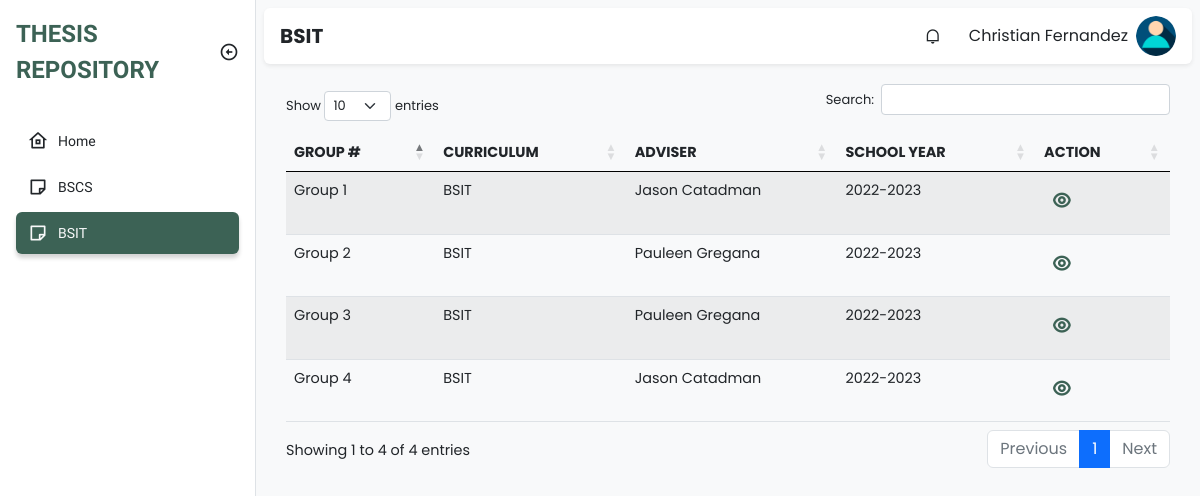
Screenshot of /adviser/bsit.php (signed in) with the database file from the repository.
### tables this page shows
CREATE TABLE `groups` (
  `id` int(11) NOT NULL,
  `group_number` int(11) NOT NULL,
  `curriculum` varchar(255) NOT NULL,
  `adviser_id` int(11) NOT NULL
);

CREATE TABLE `faculty` (
  `id` int(11) NOT NULL,
  `firstname` varchar(255) NOT NULL,
  `middle_name` varchar(100) NOT NULL,
  `lastname` varchar(255) NOT NULL,
  `email` varchar(100) NOT NULL,
  `username` varchar(255) NOT NULL,
  `password` varchar(100) NOT NULL,
  `department` varchar(100) NOT NULL,
  `type` varchar(100) NOT NULL,
  `created_at` timestamp NOT NULL DEFAULT current_timestamp(),
  `updated_at` timestamp NOT NULL DEFAULT current_timestamp() ON UPDATE current_timestamp()
);

### class/student.class.php (called while the page is built, shortened)
<?php
class Student{
    protected $db;
    function __construct()
    {
        $this->db = new Database();
    }
            ?>
            <?php
    function show_all_groups(){
        $sql = "SELECT * FROM groups";
        $query=$this->db->connect()->prepare($sql);
        if($query->execute()){
            $data = $query->fetchAll();
        }
        return $data;
    }
    function get_adviser($adviser_id){
        $sql = "SELECT * FROM faculty WHERE id=:adviser_id";
        $query=$this->db->connect()->prepare($sql);
        $query->bindParam(':adviser_id', $adviser_id);
        if($query->execute()){
            $data = $query->fetchAll();
        }
        return $data;
    }
}
?>

### class/database.sample.php (called while the page is built)
<?php
class Database{
    private $host = 'localhost';
    private $username = 'root';
    private $password = '';
    private $database = 'tams';
    protected $connection;
    function connect(){
        try
			{
				$this->connection = new PDO("mysql:host=$this->host;dbname=$this->database",
											$this->username, $this->password);
			}
			catch (PDOException $e)
			{
				echo "Connection error " . $e->getMessage();
			}
        return $this->connection;
    }
}
?>

### adviser/bsit.php (the view, shortened to what this page needs)
<!DOCTYPE html>
<html lang="en">
  <head>
    <link
      href="https://cdn.jsdelivr.net/npm/remixicon@2.5.0/fonts/remixicon.css"
      rel="stylesheet"
    />
    <link rel="stylesheet" href="https://cdn.datatables.net/1.13.1/css/dataTables.bootstrap5.min.css">
    <link rel="stylesheet" href="https://cdn.datatables.net/responsive/2.4.0/css/responsive.bootstrap.min.css">
    <link rel="stylesheet" href="../assets/css/bootstrap.min.css" />
    <link rel="stylesheet" href="../assets/css/style.css" />
  </head>
  <body>
    <div class="sidebar position-fixed top-0 bottom-0 bg-white border-end">
      <div class="d-flex align-items-center p-3">
        <a
          href="#"
          class="sidebar-logo text-uppercase fw-bold text-decoration-none text-indigo fs-4"
          >Thesis Repository</a
        >
        <i
          class="sidebar-toggle ri-arrow-left-circle-line ms-auto fs-5 d-none d-md-block"
        ></i>
      </div>
      <ul class="sidebar-menu p-3 m-0 mb-0">
        <li class="sidebar-menu-item ">
          <a href="home.php ">
            <i class="ri-home-8-line sidebar-menu-item-icon"></i>
            Home
          </a>
        </li>
        <li class="sidebar-menu-item">
            <a href="bscs.php">
                <i class="ri-sticky-note-line sidebar-menu-item-icon"></i>
              BSCS
            </a>
          </li>
          <li class="sidebar-menu-item active">
            <a href="bsit.php">
                <i class="ri-sticky-note-line sidebar-menu-item-icon"></i>
                BSIT
            </a>
          </li>
      </ul>
    </div>
    <main class="bg-light">
      <div class="p-2">
        <nav class="px-3 py-2 bg-white rounded shadow-sm">
          <h5 class="fw-bold mb-0 me-auto">BSIT</h5>
          <div class="dropdown me-3 d-none d-sm-block">
            <div
              class="cursor-pointer dropdown-toggle navbar-link"
              data-bs-toggle="dropdown"
              aria-expanded="false"
            >
              <i class="ri-notification-line"></i>
            </div>
          </div>
          <div class="dropdown">
            <div
              class="d-flex align-items-center cursor-pointer dropdown-toggle"
              data-bs-toggle="dropdown"
              aria-expanded="false"
            >
              <span class="me-2 d-none d-sm-block"><?php echo $_SESSION['fullname'] ?></span>
              <img
                class="navbar-profile-image"
                src="../img/u-icon.png" alt="Image"
              />
            </div>
          </div>
        </nav>
        <div class="py-4">
          <div class="container padding-bottom">
                    <table id="example" class="table table-striped" style="width:100%">
                        <thead>
                        <tr>
                            <th>Group #</th>
                            <th>Curriculum</th>
                            <th>Adviser</th>
                            <th>School Year</th>
                            <th class="action">Action</th>
                        </tr>
                        </thead>
                        <tbody>
                                <?php
                                    require_once '../class/student.class.php';
                                    $student = new Student();
                                    foreach ($student->show_all_groups() as $value){
                                      if($value['curriculum'] == "BSIT"){
                                ?>
                                    <tr>
                                        <td><?php echo "Group " . $value['group_number'] ?></td>
                                        <td><?php echo $value['curriculum'] ?></td>
                                        <?php
                                        foreach ($student->get_adviser($value['adviser_id']) as $adviser){
                                        ?>
                                          <td><?php echo $adviser['firstname'] . " " . $adviser["lastname"] ?></td>
                                        <?php
                                        }
                                        ?>
                                        <td>2022-2023</td>
                                        <?php
                                            if($_SESSION['id'] == $value['adviser_id']){
                                        ?>
                                            <td>
                                                <div class="actions">
                                                    <a class="action-edit" href="advisee.php?groupnum=<?php echo $value['group_number'] ?>&course=<?php echo $value['curriculum'] ?>"><i class="ri-edit-line"></i></a>
                                                </div>
                                            </td>
                                        <?php
                                            }
                                            else {
                                        ?>
                                            <td>
                                                <div class="actions">
                                                  <a class="action-view" href="advisee-view.php?groupnum=<?php echo $value['group_number'] ?>&course=<?php echo $value['curriculum'] ?>"><i class="ri-eye-line"></i></a>
                                                </div>
                                            </td>
                                        <?php
                                            }
                                        ?>
                                    </tr>
                                <?php
                                      }
                                }
                                ?>
                        </tbody>
                    </table>
          </div>
        </div>
        </div>
    </main>
  </body>
</html>

### assets/css/style.css (style rules this page uses)
:root { --bs-blue: #0d6efd; --bs-indigo: #6610f2; --bs-purple: #6f42c1; --bs-pink: #d63384; --bs-red: #dc3545; --bs-orange: #fd7e14; --bs-yellow: #ffc107; --bs-green: #198754; --bs-teal: #20c997; --bs-cyan: #0dcaf0; --bs-black: #000; --bs-white: #fff; --bs-gray: #6c757d; --bs-gray-dark: #343a40; --bs-gray-100: #f8f9fa; --bs-gray-200: #e9ecef; --bs-gray-300: #dee2e6; --bs-gray-400: #ced4da; --bs-gray-500: #adb5bd; --bs-gray-600: #6c757d; --bs-gray-700: #495057; --bs-gray-800: #343a40; --bs-gray-900: #212529; --bs-primary: #0d6efd; --bs-secondary: #6c757d; --bs-success: #198754; --bs-info: #0dcaf0; --bs-warning: #ffc107; --bs-danger: #dc3545; --bs-light: #f8f9fa; --bs-dark: #212529; --bs-primary-rgb: 13, 110, 253; --bs-secondary-rgb: 108, 117, 125; --bs-success-rgb: 25, 135, 84; --bs-info-rgb: 13, 202, 240; --bs-warning-rgb: 255, 193, 7; --bs-danger-rgb: 220, 53, 69; --bs-light-rgb: 248, 249, 250; --bs-dark-rgb: 33, 37, 41; --bs-white-rgb: 255, 255, 255; --bs-black-rgb: 0, 0, 0; --bs-body-color-rgb: 33, 37, 41; --bs-body-bg-rgb: 255, 255, 255; --bs-font-sans-serif: system-ui, -apple-system, "Segoe UI", Roboto, "Helvetica Neue", "Noto Sans", "Liberation Sans", Arial, sans-serif, "Apple Color Emoji", "Segoe UI Emoji", "Segoe UI Symbol", "Noto Color Emoji"; --bs-font-monospace: SFMono-Regular, Menlo, Monaco, Consolas, "Liberation Mono", "Courier New", monospace; --bs-gradient: linear-gradient(180deg, rgba(255, 255, 255, 0.15), rgba(255, 255, 255, 0)); --bs-body-font-family: var(--bs-font-sans-serif); --bs-body-font-size: 1rem; --bs-body-font-weight: 400; --bs-body-line-height: 1.5; --bs-body-color: #212529; --bs-body-bg: #fff; --bs-border-width: 1px; --bs-border-style: solid; --bs-border-color: #dee2e6; --bs-border-color-translucent: rgba(0, 0, 0, 0.175); --bs-border-radius: 0.375rem; --bs-border-radius-sm: 0.25rem; --bs-border-radius-lg: 0.5rem; --bs-border-radius-xl: 1rem; --bs-border-radius-2xl: 2rem; --bs-border-radius-pill: 50rem; --bs-heading-color: ; --bs-link-color: #0d6efd; --bs-link-hover-color: #0a58ca; --bs-code-color: #d63384; --bs-highlight-bg: #fff3cd; --maincolor: #3C6255; --maincolorMdark: #61876E; --maincolor_light: rgb(180, 224, 183); --cancelcolor: #EB1D36; --cancelcolor_light: #FA9494; --uppernav: #FFFBF5; }
body { font-family: 'Work Sans', sans-serif; }
.text-indigo:hover, .text-indigo { color: var(--maincolor); }
.dropdown-toggle::after { display: none; }
.cursor-pointer { cursor: pointer; }
.sidebar.collapsed:hover, .sidebar { width: 16rem; overflow-y: auto; transition: width .2s, left .2s; left: 0; z-index: 500; }
.sidebar-toggle { cursor: pointer; transition: .2s; }
.sidebar-menu { list-style-type: none; }
.sidebar-menu-item { margin-bottom: .25rem; }
.sidebar-menu-item a { text-decoration: none; display: flex; align-items: center; color: var(--bs-dark); padding: .375rem .75rem; border-radius: .375rem; font-size: .875rem; white-space: nowrap; }
.sidebar-menu-item > a { overflow: hidden; }
.sidebar-menu-item.active a { background-color: var(--maincolor); color: var(--bs-light); box-shadow: 0 .25rem .25rem rgba(0, 0, 0, 0.175); }
.sidebar-menu-item-icon { margin-right: .625rem; font-size: 1.25rem; }
main { padding-left: 0; min-height: 100vh; font-family: 'Poppins', sans-serif; }
nav { display: flex; align-items: center; }
.navbar-profile-image { width: 2.5rem; height: 2.5rem; object-fit: cover; border-radius: 50%; }
.navbar-link { width: 2.5rem; height: 2.5rem; display: flex; align-items: center; justify-content: center; border-radius: .25rem; }
@media (min-width: 768px) { main { transition: padding-left .2s; padding-left: 16rem; } }
.container { font-size: 90%; }
.table .actions { display: flex; }
.table .actions .action-view { color: var(--maincolor); font-size: 19px; }
.table .actions .action-edit, .table .actions .action-view, .table .actions .action-delete { border-radius: 6px; padding: 7px 5px; margin-left: 3px; text-decoration: none; font-weight:bolder; }
thead { text-transform: uppercase; border-bottom: #000; }
a { text-decoration: none; color: var(--bs-green); }
.py-4 { padding: 10px !important; height: 100%; width: 100%; margin-top: 10px; border-radius: 10px; }

### rows the page displays
groups: group_number "2", curriculum "BSIT"
faculty: firstname "Pauleen", lastname "Gregana"
groups: group_number "3", curriculum "BSIT"
groups: group_number "1", curriculum "BSIT"
faculty: firstname "Jason", lastname "Catadman"
groups: group_number "4", curriculum "BSIT"

### other values shown
$_SESSION['fullname'] "Christian Fernandez"
